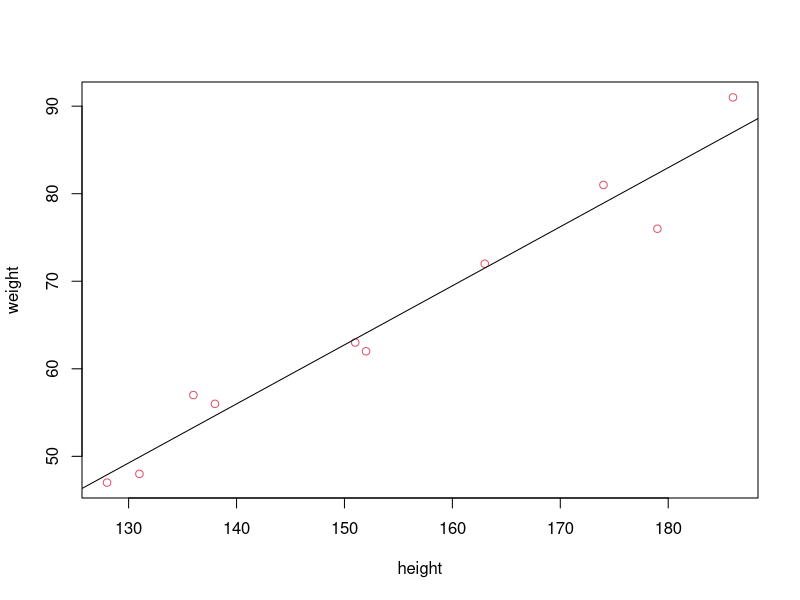

The R source for this figure:
height <- c(151, 174, 138, 186, 128, 136, 179, 163, 152, 131)
weight <- c(63, 81, 56, 91, 47, 57, 76, 72, 62, 48)
cluster <- rep(2,length(height))
data <- data.frame(height, weight)

#TODO
# Plot height vs. weight
#plot(height,weight)
plot(data, col=cluster)

# TODO
# Create linear regression model using "lm" function
model <- lm("weight ~ height", data)
abline(model)

# Given the heights predict weights
newHeights = c(140, 150, 180, 190)
newData = data.frame(height=newHeights)
# TODO predict weights
prediction <- predict(model, newData)
print(prediction)
